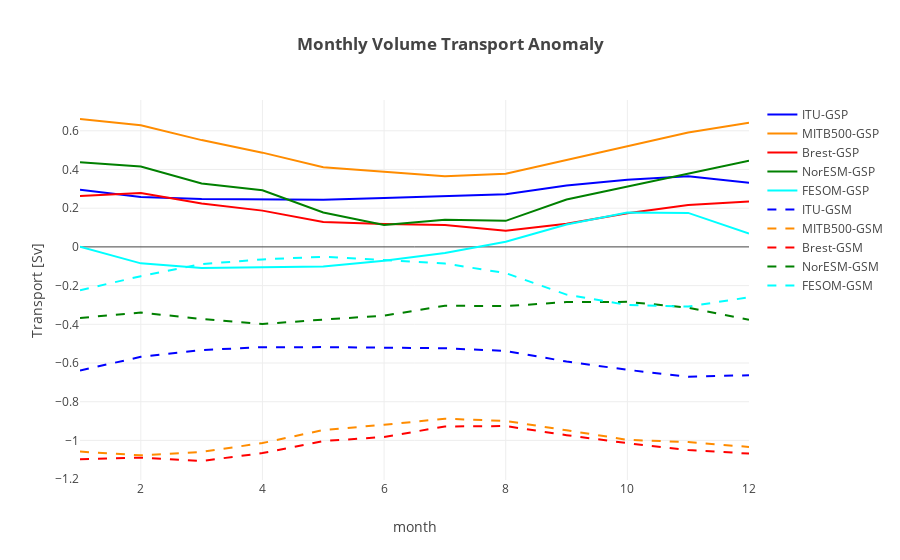

Notebook source saved alongside this figure:
### Code cell
""" Plot seasonal mean of volume fluxes anomaly"""
modelnames = ['ITU' , 'MITB500', 'Brest', 'NorESM', 'FESOM']
colors = ['blue', 'darkorange', 'red', 'green', 'cyan']

# names of the control, gsp and gsn variables [total]
ctln = ['ctlbarents_volumetotal', 'barvt_c[0]', 'BSOrefvolume', 'vt_NorESM_BSO_ctrl', 'ctlvoltransp_BSO']
gspn = ['gspbarents_volumetotal', 'barvt_gsp[0]', 'BSOgspvolume', 'vt_NorESM_BSO_gsp', 'gspvoltransp_BSO']
gsnn = ['gsnbarents_volumetotal', 'barvt_gsm[0]', 'BSOgsnvolume', 'vt_NorESM_BSO_gsn', 'gsnvoltransp_BSO']

coeffs = [1, 1e-6, 1, 1, 1]

layout = go.Layout(
    title='<b>Monthly Volume Transport Anomaly</b>',
    yaxis=dict(
        title='Transport [Sv]',
        #range=[-14, 14]
    ),
    xaxis=dict(
        title='month'
    )
)    


def update_plot(models):
    
    datap = []
    datan = []
    for ind,mdl in enumerate(models):
        dnm = 'ds'+np.str(ind)+'.'+ctln[ind]+'.groupby(\'time.month\').mean().month'
        time = np.copy(eval(dnm))
        dnm = 'ds'+np.str(ind)+'.'+ctln[ind]+'.groupby(\'time.month\').mean()'
        dnm2 = 'ds'+np.str(ind)+'.'+gspn[ind]+'.groupby(\'time.month\').mean()'
        dnm3 = 'ds'+np.str(ind)+'.'+gsnn[ind]+'.groupby(\'time.month\').mean()'
        val1 = np.copy(eval(dnm2)-eval(dnm))*coeffs[ind]
        val2 = np.copy(eval(dnm3)-eval(dnm))*coeffs[ind]
        trace1 = go.Scatter(            
            x = time,
            y = val1,
            mode = 'lines',
            name = mdl+'-GSP',        
            line = dict(
                width = 2,
                color = colors[ind],
                shape = 'smooth'
            )
        )
        datap.append(trace1)
        trace2 = go.Scatter(            
            x = time,
            y = val2,
            mode = 'lines',
            name = mdl+'-GSM',            
            line = dict(
                width = 2,
                color = colors[ind],
                dash = 'dash',
                shape = 'smooth'
            )
        )
        datan.append(trace2)


   
    data = datap + datan
    
    fig = go.Figure(data=data, layout=layout)
    py.offline.iplot(fig)
    
update_plot(modelnames)    
#models = widgets.SelectMultiple(options=list(modelnames), value=modelnames, description='Models')    
#widgets.interactive(update_plot,models=models)

### Figure 1 — Plotly figure (JSON) as saved in the notebook; plotly's stock layout.template omitted (floating-point values rounded to 4 significant figures)
{"data": [{"line": {"color": "blue", "shape": "smooth", "width": 2}, "mode": "lines", "name": "ITU-GSP", "type": "scatter", "x": [1, 2, 3, 4, 5, 6, 7, 8, 9, 10, 11, 12], "y": [0.2958, 0.2582, 0.2469, 0.2442, 0.2439, 0.2526, 0.2614, 0.2721, 0.3172, 0.3469, 0.365, 0.3308]}, {"line": {"color": "darkorange", "shape": "smooth", "width": 2}, "mode": "lines", "name": "MITB500-GSP", "type": "scatter", "x": [1, 2, 3, 4, 5, 6, 7, 8, 9, 10, 11, 12], "y": [0.6609, 0.6289, 0.5519, 0.487, 0.4113, 0.3865, 0.3653, 0.3776, 0.449, 0.5199, 0.591, 0.6421]}, {"line": {"color": "red", "shape": "smooth", "width": 2}, "mode": "lines", "name": "Brest-GSP", "type": "scatter", "x": [1, 2, 3, 4, 5, 6, 7, 8, 9, 10, 11, 12], "y": [0.2635, 0.2786, 0.2238, 0.1874, 0.1288, 0.1184, 0.1126, 0.08312, 0.1199, 0.1739, 0.2164, 0.2347]}, {"line": {"color": "green", "shape": "smooth", "width": 2}, "mode": "lines", "name": "NorESM-GSP", "type": "scatter", "x": [1, 2, 3, 4, 5, 6, 7, 8, 9, 10, 11, 12], "y": [0.4374, 0.4151, 0.328, 0.2928, 0.1776, 0.1136, 0.14, 0.1346, 0.2448, 0.3113, 0.375, 0.4451]}, {"line": {"color": "cyan", "shape": "smooth", "width": 2}, "mode": "lines", "name": "FESOM-GSP", "type": "scatter", "x": [1, 2, 3, 4, 5, 6, 7, 8, 9, 10, 11, 12], "y": [0.001057, -0.08508, -0.109, -0.1039, -0.1015, -0.07129, -0.0313, 0.02685, 0.1161, 0.1781, 0.1758, 0.06921]}, {"line": {"color": "blue", "dash": "dash", "shape": "smooth", "width": 2}, "mode": "lines", "name": "ITU-GSM", "type": "scatter", "x": [1, 2, 3, 4, 5, 6, 7, 8, 9, 10, 11, 12], "y": [-0.6387, -0.5681, -0.5333, -0.518, -0.5178, -0.5198, -0.5236, -0.5377, -0.5921, -0.6351, -0.6709, -0.663]}, {"line": {"color": "darkorange", "dash": "dash", "shape": "smooth", "width": 2}, "mode": "lines", "name": "MITB500-GSM", "type": "scatter", "x": [1, 2, 3, 4, 5, 6, 7, 8, 9, 10, 11, 12], "y": [-1.058, -1.077, -1.059, -1.014, -0.946, -0.9192, -0.8875, -0.8992, -0.9474, -0.9968, -1.009, -1.034]}, {"line": {"color": "red", "dash": "dash", "shape": "smooth", "width": 2}, "mode": "lines", "name": "Brest-GSM", "type": "scatter", "x": [1, 2, 3, 4, 5, 6, 7, 8, 9, 10, 11, 12], "y": [-1.098, -1.089, -1.106, -1.065, -1.003, -0.9822, -0.928, -0.9258, -0.9727, -1.014, -1.05, -1.068]}, {"line": {"color": "green", "dash": "dash", "shape": "smooth", "width": 2}, "mode": "lines", "name": "NorESM-GSM", "type": "scatter", "x": [1, 2, 3, 4, 5, 6, 7, 8, 9, 10, 11, 12], "y": [-0.3669, -0.3393, -0.3722, -0.3986, -0.3757, -0.3554, -0.304, -0.306, -0.285, -0.2839, -0.3136, -0.3766]}, {"line": {"color": "cyan", "dash": "dash", "shape": "smooth", "width": 2}, "mode": "lines", "name": "FESOM-GSM", "type": "scatter", "x": [1, 2, 3, 4, 5, 6, 7, 8, 9, 10, 11, 12], "y": [-0.2238, -0.1514, -0.089, -0.0645, -0.05099, -0.06767, -0.08582, -0.1356, -0.2466, -0.3003, -0.3085, -0.2601]}], "layout": {"title": "<b>Monthly Volume Transport Anomaly</b>", "xaxis": {"title": "month"}, "yaxis": {"title": "Transport [Sv]"}}}
